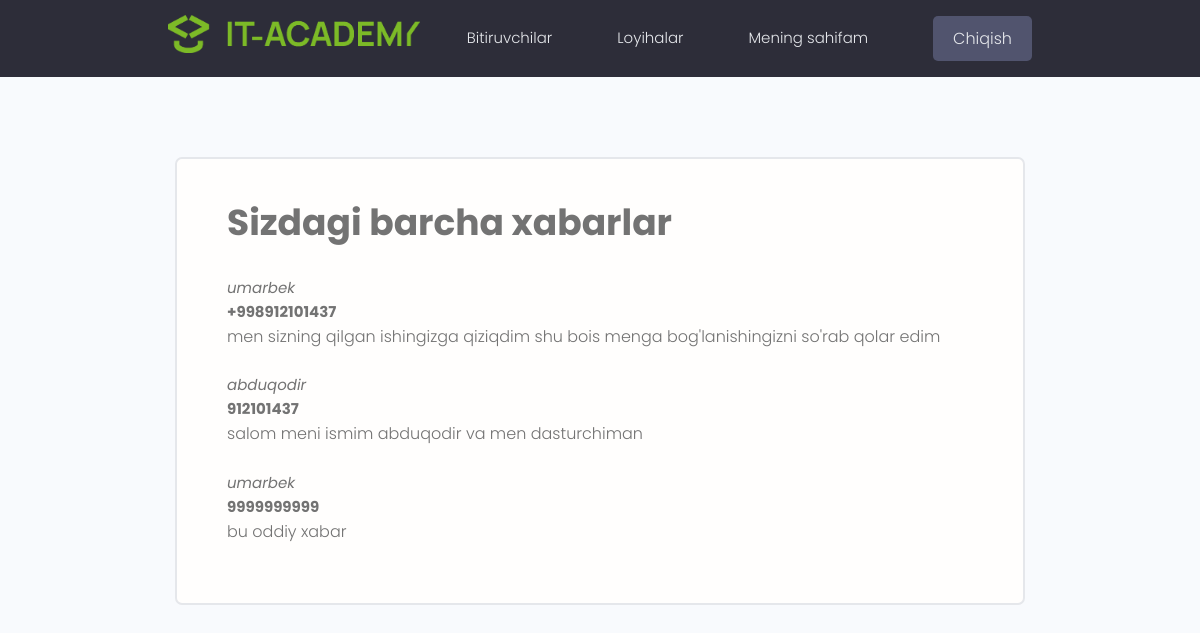
Screenshot of /profile/c888cc31-bff9-4e38-bee8-06a855992802/message-all (signed in) with the database file from the repository.
### users/models.py (models this page shows, shortened)
class Messages(models.Model):
    user = models.ForeignKey(Profile, on_delete=models.CASCADE)
    name = models.CharField(max_length = 200)
    contact = models.CharField(max_length = 200)
    message = models.TextField()

### users/views.py (the view)
# urls.py: path("profile/<uuid:id>/message-all", message_all, name="message_all"),
def message_all(request, id):
    mes = Letters.objects.filter(user = request.user.profile)
    context = {
        "info":mes
        }
    return render(request, "message/message_all.html", context)

### templates/message/message_all.html (shortened to what this page needs)
{% extends 'base.html' %}
{% block content %}
<main class="formPage my-xl">
    <div class="content-box">
        <div class="formWrapper">
            <h2>Sizdagi barcha xabarlar</h2><br>
            {% for message in info %}
                <em>{{message.name}}</em>
                <br>
                <b>{{message.contact}}</b>
                <p>{{message.message}}</p>
                <br>
            {% endfor %}
        </div>
    </div>
</main>
{% endblock content %}

### static/css/app.css (style rules this page uses)
:root { --color-sub: #2d2d39; }
.content-box { width: 95%; max-width: 85rem; margin: 0 auto; }
.formPage .formWrapper { list-style: none; background: var(--color-white); padding: 3.5rem 5rem; border: 2px solid var(--color-light); border-radius: 0.7rem; }

### static/uikit/styles/modules/_variables.css (style rules this page uses)
:root { --color-main: #5aa5b9; --color-main-light: #e6faff; --color-sub: #3f4156; --color-sub-light: #51546e; --color-sub-lighter: #ededfd; --color-text: #737373; --color-gray: #8b8b8b; --color-light: #e5e7eb; --color-light-gray: #767676; --color-bg: #f8fafd; --color-white: #fffefd; --color-white-light: #f3f3f3; --color-success: #359e64; --color-success-bg: #def8e8; --color-error: #fc4b0b; --color-error-bg: #fff2ee; --font-base: 'Poppins', arial, helvetica, 'Segoe UI', roboto, ubuntu, sans-serif; --font-monospace: 'Fira Code', 'Courier New', courier, monospace; --font-regular: 300; --font-medium: 500; --font-bold: 700; --generic-shadow: 1px 1px 5px #00000010; --generic-transition: all 0.3s ease-in-out; }

### static/uikit/styles/modules/_base.css (style rules this page uses)
* { margin: 0; padding: 0; box-sizing: border-box; text-rendering: optimizeLegibility; color: inherit; font-size: inherit; }
html { font-size: 50%; }
@media only screen and (min-width: 480px) { html { font-size: 56.25%; } }
@media only screen and (min-width: 1200px) { html { font-size: 62.5%; } }
body { line-height: 1.6; font-weight: 400; font-size: 1.5rem; color: var(--color-text); background-color: var(--color-bg); min-height: 100vh; }

### static/uikit/styles/modules/_typography.css (style rules this page uses)
* { font-family: var(--font-base); }
h2 { font-size: 3.6rem; font-weight: var(--font-bold); }
p, span, strong { font-size: 1.6rem; color: var(--color-text); font-weight: var(--font-regular); }

### static/uikit/styles/modules/_utilities.css (style rules this page uses)
.my-xl { margin: 8rem auto; }

### rows the page displays
Messages: name "umarbek", contact "+998912101437", message "men sizning qilgan ishingizga qiziqdim shu bois menga bog'lanishingizni so'rab qolar edim"
Messages: name "abduqodir", contact "912101437", message "salom meni ismim abduqodir va men dasturchiman"
Messages: name "umarbek", contact "9999999999", message "bu oddiy xabar"
